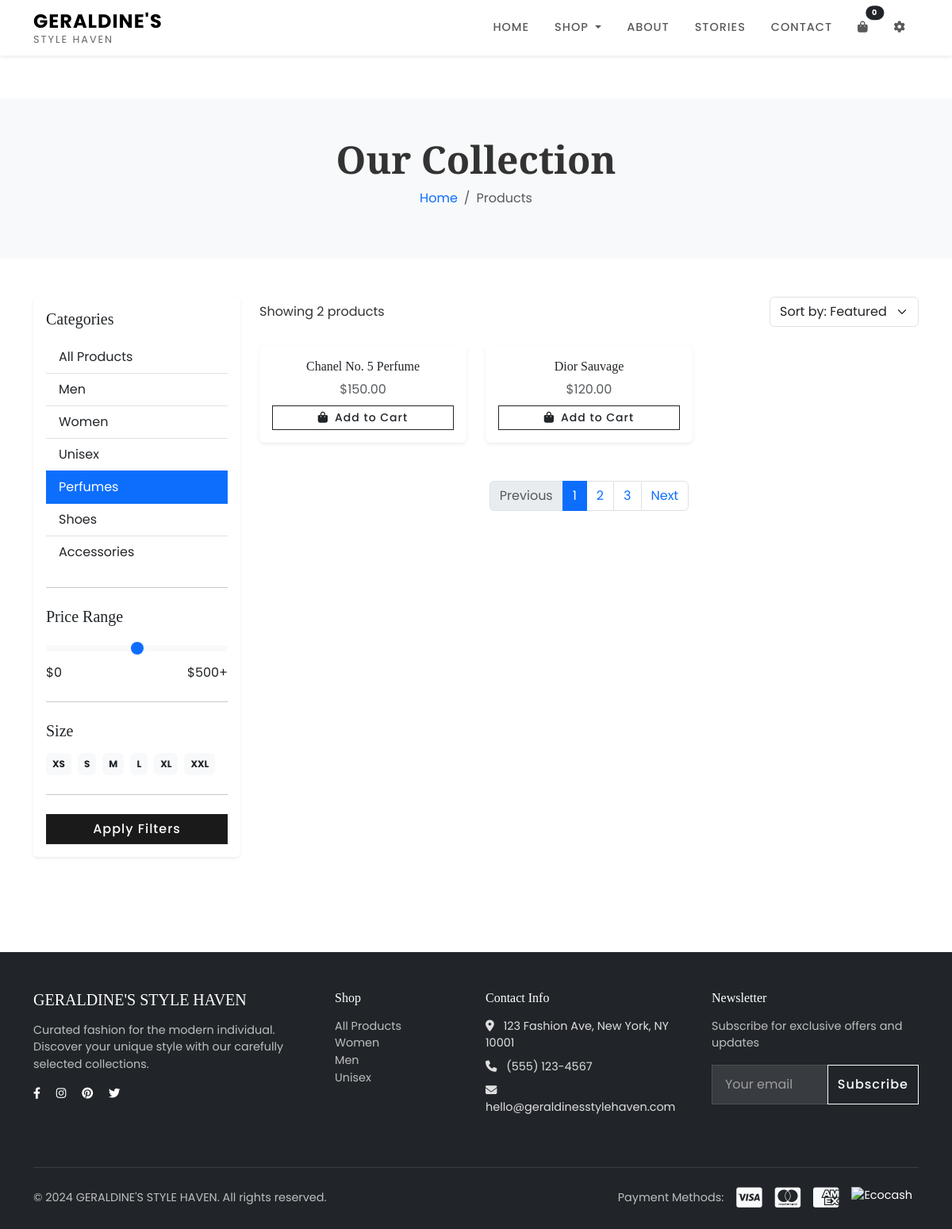
/products?category=Perfumes, run on the app's committed database.
### app.py (models this page shows, shortened)
class Product(db.Model):
    id = db.Column(db.Integer, primary_key=True)
    name = db.Column(db.String(100), nullable=False)
    price = db.Column(db.Float, nullable=False)
    description = db.Column(db.Text, nullable=False)
    category = db.Column(db.String(50), nullable=False)
    image = db.Column(db.String(200))
    sizes = db.Column(db.String(200))
    colors = db.Column(db.String(200))
    quantity = db.Column(db.Integer, default=0)
    in_stock = db.Column(db.Boolean, default=True)
    created_at = db.Column(db.DateTime, default=datetime.utcnow)

### app.py (the view)
@app.route('/products')
def products():
    category = request.args.get('category', 'all')
    if category and category != 'all':
        products = Product.query.filter_by(category=category).all()
    else:
        products = Product.query.all()
    categories = db.session.query(Product.category).distinct().all()
    categories = [c[0] for c in categories]
    return render_template('products.html', products=products, categories=categories, current_category=category)

### templates/products.html (shortened to what this page needs)
{% extends "base.html" %}
{% block content %}
<section class="bg-light py-5 mt-5">
    <div class="container">
        <div class="row">
            <div class="col-12 text-center">
                <h1 class="display-5 fw-bold">Our Collection</h1>
                <nav aria-label="breadcrumb">
                    <ol class="breadcrumb justify-content-center">
                        <li class="breadcrumb-item"><a href="{{ url_for('index') }}" class="text-decoration-none">Home</a></li>
                        <li class="breadcrumb-item active" aria-current="page">Products</li>
                    </ol>
                </nav>
            </div>
        </div>
    </div>
</section>
<section class="py-5">
    <div class="container">
        <div class="row">
            <div class="col-lg-3 mb-4">
                <div class="card border-0 shadow-sm">
                    <div class="card-body">
                        <h5 class="card-title mb-3">Categories</h5>
                        <div class="list-group list-group-flush">
                            <a href="{{ url_for('products') }}" class="list-group-item list-group-item-action {% if current_category == 'all' %}active{% endif %}">
                                All Products
                            </a>
                            {% for category in categories %}
                            <a href="{{ url_for('products') }}?category={{ category }}"
                               class="list-group-item list-group-item-action {% if current_category == category %}active{% endif %}">
                                {{ category }}
                            </a>
                            {% endfor %}
                        </div>
                        <hr class="my-4">
                        <h5 class="card-title mb-3">Price Range</h5>
                        <div class="mb-3">
                            <input type="range" class="form-range" min="0" max="500" step="10" id="priceRange">
                            <div class="d-flex justify-content-between">
                                <span>$0</span>
                                <span>$500+</span>
                            </div>
                        </div>
                        <hr class="my-4">
                        <h5 class="card-title mb-3">Size</h5>
                        <div class="d-flex flex-wrap gap-2">
                            <span class="badge bg-light text-dark p-2">XS</span>
                            <span class="badge bg-light text-dark p-2">S</span>
                            <span class="badge bg-light text-dark p-2">M</span>
                            <span class="badge bg-light text-dark p-2">L</span>
                            <span class="badge bg-light text-dark p-2">XL</span>
                            <span class="badge bg-light text-dark p-2">XXL</span>
                        </div>
                        <hr class="my-4">
                        <button class="btn btn-dark w-100">Apply Filters</button>
                    </div>
                </div>
            </div>
            <div class="col-lg-9">
                <div class="d-flex justify-content-between align-items-center mb-4">
                    <p class="mb-0">Showing {{ products|length }} products</p>
                    <select class="form-select w-auto">
                        <option>Sort by: Featured</option>
                    </select>
                </div>
                <div class="row g-4">
                    {% for product in products %}
                    <div class="col-md-6 col-lg-4">
                        <div class="product-card card h-100 border-0 shadow-sm {% if not product.in_stock %}opacity-75{% endif %}">
                            <div class="card-body text-center">
                                <h6 class="card-title mb-2">{{ product.name }}</h6>
                                <p class="text-muted mb-2">${{ "%.2f"|format(product.price) }}</p>
                                {% if product.in_stock %}
                                <button class="btn btn-outline-dark btn-sm w-100" onclick="addToCart({{ product.id }})">
                                    <i class="fas fa-shopping-bag me-2"></i>Add to Cart
                                </button>
                                {% else %}
                                <button class="btn btn-secondary btn-sm w-100" disabled>
                                    <i class="fas fa-times-circle me-2"></i>Out of Stock
                                </button>
                                {% endif %}
                            </div>
                        </div>
                    </div>
                    {% endfor %}
                </div>
                <nav class="mt-5">
                    <ul class="pagination justify-content-center">
                        <li class="page-item disabled">
                            <a class="page-link" href="#" tabindex="-1">Previous</a>
                        </li>
                        <li class="page-item active"><a class="page-link" href="#">1</a></li>
                        <li class="page-item"><a class="page-link" href="#">2</a></li>
                        <li class="page-item"><a class="page-link" href="#">3</a></li>
                        <li class="page-item">
                            <a class="page-link" href="#">Next</a>
                        </li>
                    </ul>
                </nav>
            </div>
        </div>
    </div>
</section>
{% endblock %}

### static/css/style.css (style rules this page uses)
:root { --primary-color: #1a1a1a; --secondary-color: #f8f9fa; --accent-color: #c7a17a; --text-color: #333; --light-text: #666; }
body { font-family: 'Poppins', sans-serif; color: var(--text-color); padding-top: 76px; }
h1, h2, h3, h4, h5, h6 { font-family: 'Playfair Display', serif; }
.product-card { transition: all 0.3s ease; overflow: hidden; }
.btn { border-radius: 0; font-weight: 500; letter-spacing: 1px; transition: all 0.3s ease; }
.btn-dark { background-color: var(--primary-color); }

### data on the page
Product: name "Chanel No. 5 Perfume", price "150.00"
Product: name "Dior Sauvage", price "120.00"

### other printed values
{{ category }} "Men" "Women" "Unisex" "Perfumes" "Shoes" "Accessories"
{{ products|length }} "2"
